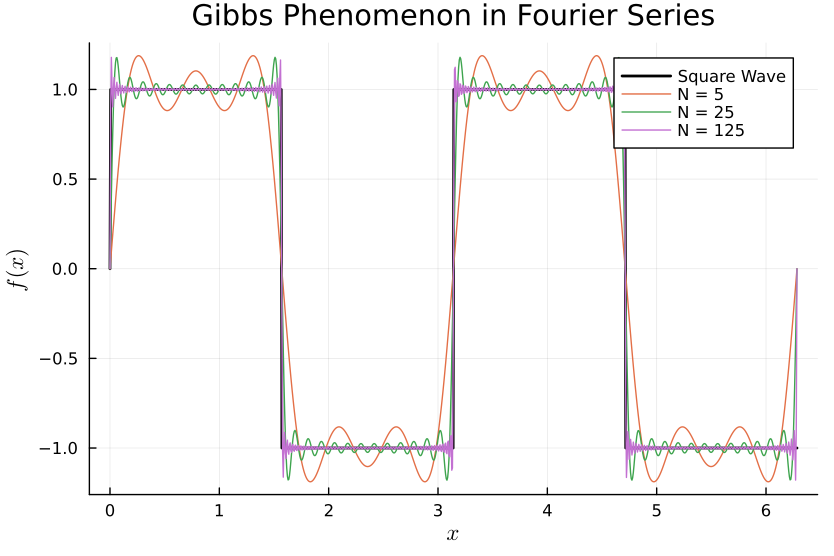

The Julia source for this figure:
using Plots, LaTeXStrings

ω = 2.0
square_wave(x) = sign(sin(ω * x))

function fourier_square_wave(x, N)
    s = 0.0
    for n = 1:2:N
        s += (4 / π) * (1 / n) * sin(n * ω * x)
    end
    return s
end

x = range(0, 2π, length = 1000)

plot(x, square_wave.(x), label = "Square Wave", lw = 2, color = :black)

for N in [5, 25, 125]
    plot!(x, fourier_square_wave.(x, N), label = "N = $N")
end

title!("Gibbs Phenomenon in Fourier Series")
xlabel!(L"x")
ylabel!(L"f(x)")

savefig("Gibbs.pdf")
